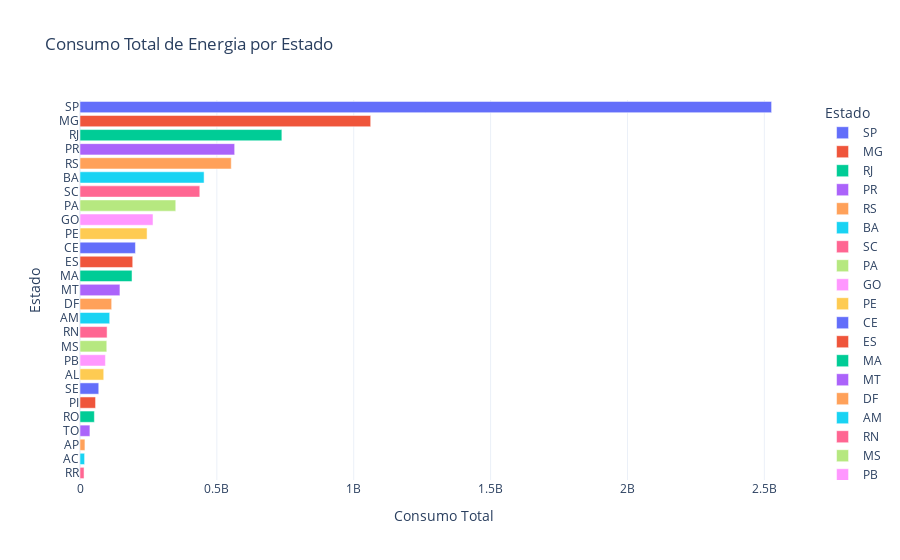

Source (notebook cell):
### Markdown cell above
### Consumo total de energia por estado

### Code cell
# Agrupar os dados por estado e somar o consumo total
df_consumo_estado = df_consumo_outros.groupby("sigla_uf")["consumo"].sum().reset_index()

# Ordenar os estados pelo consumo total
df_consumo_estado = df_consumo_estado.sort_values(by="consumo", ascending=False)

# Criar o gráfico de barras interativo com Plotly
fig = px.bar(
    df_consumo_estado,
    x="consumo",
    y="sigla_uf",
    orientation="h",  # Barras horizontais
    color="sigla_uf",  # Diferenciar as cores por estado
    color_continuous_scale="viridis",  # Paleta de cores semelhante ao Seaborn
    labels={"sigla_uf": "Estado", "consumo": "Consumo Total"},
    title="Consumo Total de Energia por Estado",
)

# Melhorar layout
fig.update_layout(
    xaxis_title="Consumo Total",
    yaxis_title="Estado",
    yaxis=dict(categoryorder="total ascending"),  # Ordena corretamente
    template="plotly_white",  # Estilo mais limpo
)

# Exibir o gráfico
fig.show()

### Figure 1 — Plotly figure (JSON) as saved in the notebook; plotly's stock layout.template omitted (floating-point values rounded to 4 significant figures)
{"data": [{"alignmentgroup": "True", "hovertemplate": "Estado=%{y}<br>Consumo Total=%{x}<extra></extra>", "legendgroup": "SP", "marker": {"color": "#636efa", "pattern": {"shape": ""}}, "name": "SP", "offsetgroup": "SP", "orientation": "h", "showlegend": true, "textposition": "auto", "type": "bar", "x": [2526535870], "xaxis": "x", "y": ["SP"], "yaxis": "y"}, {"alignmentgroup": "True", "hovertemplate": "Estado=%{y}<br>Consumo Total=%{x}<extra></extra>", "legendgroup": "MG", "marker": {"color": "#EF553B", "pattern": {"shape": ""}}, "name": "MG", "offsetgroup": "MG", "orientation": "h", "showlegend": true, "textposition": "auto", "type": "bar", "x": [1061940830], "xaxis": "x", "y": ["MG"], "yaxis": "y"}, {"alignmentgroup": "True", "hovertemplate": "Estado=%{y}<br>Consumo Total=%{x}<extra></extra>", "legendgroup": "RJ", "marker": {"color": "#00cc96", "pattern": {"shape": ""}}, "name": "RJ", "offsetgroup": "RJ", "orientation": "h", "showlegend": true, "textposition": "auto", "type": "bar", "x": [737414455], "xaxis": "x", "y": ["RJ"], "yaxis": "y"}, {"alignmentgroup": "True", "hovertemplate": "Estado=%{y}<br>Consumo Total=%{x}<extra></extra>", "legendgroup": "PR", "marker": {"color": "#ab63fa", "pattern": {"shape": ""}}, "name": "PR", "offsetgroup": "PR", "orientation": "h", "showlegend": true, "textposition": "auto", "type": "bar", "x": [565013456], "xaxis": "x", "y": ["PR"], "yaxis": "y"}, {"alignmentgroup": "True", "hovertemplate": "Estado=%{y}<br>Consumo Total=%{x}<extra></extra>", "legendgroup": "RS", "marker": {"color": "#FFA15A", "pattern": {"shape": ""}}, "name": "RS", "offsetgroup": "RS", "orientation": "h", "showlegend": true, "textposition": "auto", "type": "bar", "x": [552576860], "xaxis": "x", "y": ["RS"], "yaxis": "y"}, {"alignmentgroup": "True", "hovertemplate": "Estado=%{y}<br>Consumo Total=%{x}<extra></extra>", "legendgroup": "BA", "marker": {"color": "#19d3f3", "pattern": {"shape": ""}}, "name": "BA", "offsetgroup": "BA", "orientation": "h", "showlegend": true, "textposition": "auto", "type": "bar", "x": [453312096], "xaxis": "x", "y": ["BA"], "yaxis": "y"}, {"alignmentgroup": "True", "hovertemplate": "Estado=%{y}<br>Consumo Total=%{x}<extra></extra>", "legendgroup": "SC", "marker": {"color": "#FF6692", "pattern": {"shape": ""}}, "name": "SC", "offsetgroup": "SC", "orientation": "h", "showlegend": true, "textposition": "auto", "type": "bar", "x": [437643583], "xaxis": "x", "y": ["SC"], "yaxis": "y"}, {"alignmentgroup": "True", "hovertemplate": "Estado=%{y}<br>Consumo Total=%{x}<extra></extra>", "legendgroup": "PA", "marker": {"color": "#B6E880", "pattern": {"shape": ""}}, "name": "PA", "offsetgroup": "PA", "orientation": "h", "showlegend": true, "textposition": "auto", "type": "bar", "x": [349833910], "xaxis": "x", "y": ["PA"], "yaxis": "y"}, {"alignmentgroup": "True", "hovertemplate": "Estado=%{y}<br>Consumo Total=%{x}<extra></extra>", "legendgroup": "GO", "marker": {"color": "#FF97FF", "pattern": {"shape": ""}}, "name": "GO", "offsetgroup": "GO", "orientation": "h", "showlegend": true, "textposition": "auto", "type": "bar", "x": [266710580], "xaxis": "x", "y": ["GO"], "yaxis": "y"}, {"alignmentgroup": "True", "hovertemplate": "Estado=%{y}<br>Consumo Total=%{x}<extra></extra>", "legendgroup": "PE", "marker": {"color": "#FECB52", "pattern": {"shape": ""}}, "name": "PE", "offsetgroup": "PE", "orientation": "h", "showlegend": true, "textposition": "auto", "type": "bar", "x": [245036460], "xaxis": "x", "y": ["PE"], "yaxis": "y"}, {"alignmentgroup": "True", "hovertemplate": "Estado=%{y}<br>Consumo Total=%{x}<extra></extra>", "legendgroup": "CE", "marker": {"color": "#636efa", "pattern": {"shape": ""}}, "name": "CE", "offsetgroup": "CE", "orientation": "h", "showlegend": true, "textposition": "auto", "type": "bar", "x": [202522880], "xaxis": "x", "y": ["CE"], "yaxis": "y"}, {"alignmentgroup": "True", "hovertemplate": "Estado=%{y}<br>Consumo Total=%{x}<extra></extra>", "legendgroup": "ES", "marker": {"color": "#EF553B", "pattern": {"shape": ""}}, "name": "ES", "offsetgroup": "ES", "orientation": "h", "showlegend": true, "textposition": "auto", "type": "bar", "x": [192623922], "xaxis": "x", "y": ["ES"], "yaxis": "y"}, {"alignmentgroup": "True", "hovertemplate": "Estado=%{y}<br>Consumo Total=%{x}<extra></extra>", "legendgroup": "MA", "marker": {"color": "#00cc96", "pattern": {"shape": ""}}, "name": "MA", "offsetgroup": "MA", "orientation": "h", "showlegend": true, "textposition": "auto", "type": "bar", "x": [190043001], "xaxis": "x", "y": ["MA"], "yaxis": "y"}, {"alignmentgroup": "True", "hovertemplate": "Estado=%{y}<br>Consumo Total=%{x}<extra></extra>", "legendgroup": "MT", "marker": {"color": "#ab63fa", "pattern": {"shape": ""}}, "name": "MT", "offsetgroup": "MT", "orientation": "h", "showlegend": true, "textposition": "auto", "type": "bar", "x": [145882190], "xaxis": "x", "y": ["MT"], "yaxis": "y"}, {"alignmentgroup": "True", "hovertemplate": "Estado=%{y}<br>Consumo Total=%{x}<extra></extra>", "legendgroup": "DF", "marker": {"color": "#FFA15A", "pattern": {"shape": ""}}, "name": "DF", "offsetgroup": "DF", "orientation": "h", "showlegend": true, "textposition": "auto", "type": "bar", "x": [115700375], "xaxis": "x", "y": ["DF"], "yaxis": "y"}, {"alignmentgroup": "True", "hovertemplate": "Estado=%{y}<br>Consumo Total=%{x}<extra></extra>", "legendgroup": "AM", "marker": {"color": "#19d3f3", "pattern": {"shape": ""}}, "name": "AM", "offsetgroup": "AM", "orientation": "h", "showlegend": true, "textposition": "auto", "type": "bar", "x": [108489571], "xaxis": "x", "y": ["AM"], "yaxis": "y"}, {"alignmentgroup": "True", "hovertemplate": "Estado=%{y}<br>Consumo Total=%{x}<extra></extra>", "legendgroup": "RN", "marker": {"color": "#FF6692", "pattern": {"shape": ""}}, "name": "RN", "offsetgroup": "RN", "orientation": "h", "showlegend": true, "textposition": "auto", "type": "bar", "x": [98952982], "xaxis": "x", "y": ["RN"], "yaxis": "y"}, {"alignmentgroup": "True", "hovertemplate": "Estado=%{y}<br>Consumo Total=%{x}<extra></extra>", "legendgroup": "MS", "marker": {"color": "#B6E880", "pattern": {"shape": ""}}, "name": "MS", "offsetgroup": "MS", "orientation": "h", "showlegend": true, "textposition": "auto", "type": "bar", "x": [97793322], "xaxis": "x", "y": ["MS"], "yaxis": "y"}, {"alignmentgroup": "True", "hovertemplate": "Estado=%{y}<br>Consumo Total=%{x}<extra></extra>", "legendgroup": "PB", "marker": {"color": "#FF97FF", "pattern": {"shape": ""}}, "name": "PB", "offsetgroup": "PB", "orientation": "h", "showlegend": true, "textposition": "auto", "type": "bar", "x": [92858322], "xaxis": "x", "y": ["PB"], "yaxis": "y"}, {"alignmentgroup": "True", "hovertemplate": "Estado=%{y}<br>Consumo Total=%{x}<extra></extra>", "legendgroup": "AL", "marker": {"color": "#FECB52", "pattern": {"shape": ""}}, "name": "AL", "offsetgroup": "AL", "orientation": "h", "showlegend": true, "textposition": "auto", "type": "bar", "x": [86705656], "xaxis": "x", "y": ["AL"], "yaxis": "y"}, {"alignmentgroup": "True", "hovertemplate": "Estado=%{y}<br>Consumo Total=%{x}<extra></extra>", "legendgroup": "SE", "marker": {"color": "#636efa", "pattern": {"shape": ""}}, "name": "SE", "offsetgroup": "SE", "orientation": "h", "showlegend": true, "textposition": "auto", "type": "bar", "x": [68542299], "xaxis": "x", "y": ["SE"], "yaxis": "y"}, {"alignmentgroup": "True", "hovertemplate": "Estado=%{y}<br>Consumo Total=%{x}<extra></extra>", "legendgroup": "PI", "marker": {"color": "#EF553B", "pattern": {"shape": ""}}, "name": "PI", "offsetgroup": "PI", "orientation": "h", "showlegend": true, "textposition": "auto", "type": "bar", "x": [56853115], "xaxis": "x", "y": ["PI"], "yaxis": "y"}, {"alignmentgroup": "True", "hovertemplate": "Estado=%{y}<br>Consumo Total=%{x}<extra></extra>", "legendgroup": "RO", "marker": {"color": "#00cc96", "pattern": {"shape": ""}}, "name": "RO", "offsetgroup": "RO", "orientation": "h", "showlegend": true, "textposition": "auto", "type": "bar", "x": [52528368], "xaxis": "x", "y": ["RO"], "yaxis": "y"}, {"alignmentgroup": "True", "hovertemplate": "Estado=%{y}<br>Consumo Total=%{x}<extra></extra>", "legendgroup": "TO", "marker": {"color": "#ab63fa", "pattern": {"shape": ""}}, "name": "TO", "offsetgroup": "TO", "orientation": "h", "showlegend": true, "textposition": "auto", "type": "bar", "x": [36185981], "xaxis": "x", "y": ["TO"], "yaxis": "y"}, {"alignmentgroup": "True", "hovertemplate": "Estado=%{y}<br>Consumo Total=%{x}<extra></extra>", "legendgroup": "AP", "marker": {"color": "#FFA15A", "pattern": {"shape": ""}}, "name": "AP", "offsetgroup": "AP", "orientation": "h", "showlegend": true, "textposition": "auto", "type": "bar", "x": [18000682], "xaxis": "x", "y": ["AP"], "yaxis": "y"}, {"alignmentgroup": "True", "hovertemplate": "Estado=%{y}<br>Consumo Total=%{x}<extra></extra>", "legendgroup": "AC", "marker": {"color": "#19d3f3", "pattern": {"shape": ""}}, "name": "AC", "offsetgroup": "AC", "orientation": "h", "showlegend": true, "textposition": "auto", "type": "bar", "x": [16797134], "xaxis": "x", "y": ["AC"], "yaxis": "y"}, {"alignmentgroup": "True", "hovertemplate": "Estado=%{y}<br>Consumo Total=%{x}<extra></extra>", "legendgroup": "RR", "marker": {"color": "#FF6692", "pattern": {"shape": ""}}, "name": "RR", "offsetgroup": "RR", "orientation": "h", "showlegend": true, "textposition": "auto", "type": "bar", "x": [14811743], "xaxis": "x", "y": ["RR"], "yaxis": "y"}], "layout": {"barmode": "relative", "legend": {"title": {"text": "Estado"}, "tracegroupgap": 0}, "title": {"text": "Consumo Total de Energia por Estado"}, "xaxis": {"anchor": "y", "domain": [0, 1], "title": {"text": "Consumo Total"}}, "yaxis": {"anchor": "x", "categoryarray": ["RR", "AC", "AP", "TO", "RO", "PI", "SE", "AL", "PB", "MS", "RN", "AM", "DF", "MT", "MA", "ES", "CE", "PE", "GO", "PA", "SC", "BA", "RS", "PR", "RJ", "MG", "SP"], "categoryorder": "total ascending", "domain": [0, 1], "title": {"text": "Estado"}}}}
